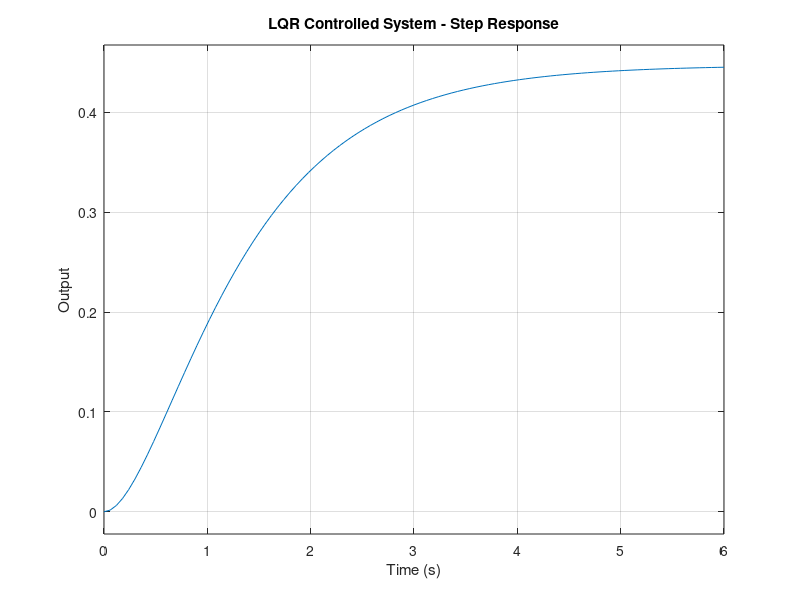

MATLAB code for this plot:
clc; clear; close all;

% Define system
A = [0 1; -2 -3];
B = [0; 1];
C = [1 0];
D = 0;

% Define cost function weights
Q = eye(2);  % State penalty
R = 1;       % Control effort penalty

% Compute LQR gain
K = lqr(A, B, Q, R);

% Closed-loop system
A_cl = A - B * K;
sys_cl = ss(A_cl, B, C, D);

% Step response
figure;
step(sys_cl);
title('LQR Controlled System - Step Response');
xlabel('Time (s)');
ylabel('Output');
grid on;
